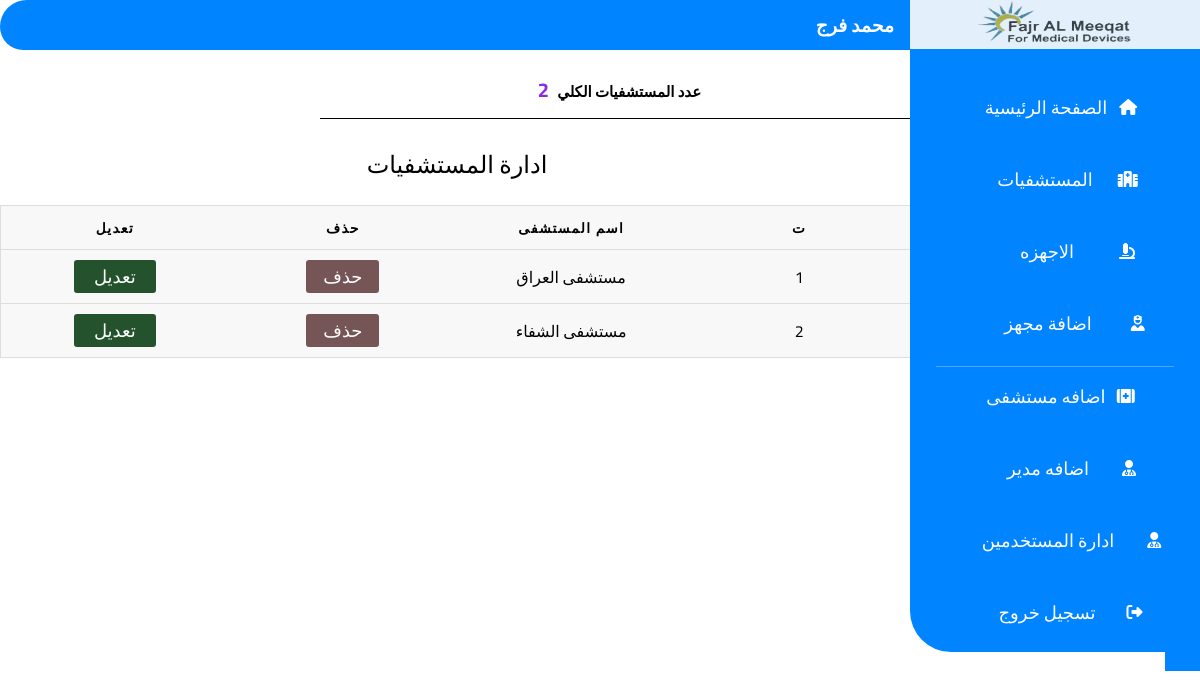
Page /AllHos.php (signed in) on the committed database.
### tables this page shows
CREATE TABLE `uswes` (
  `id` int(255) NOT NULL,
  `token` int(255) NOT NULL,
  `userName` varchar(255) NOT NULL,
  `userMail` varchar(255) NOT NULL,
  `password` varchar(255) NOT NULL,
  `conformPass` varchar(255) NOT NULL,
  `Rank` int(255) NOT NULL
);

### AllHos.php (the view, shortened to what this page needs)
<?php
    global $connect;
    mysqli_set_charset($connect, 'utf8');
    $GetHos = "SELECT * FROM `add-h` ORDER BY `id` DESC";
    $RunGet = mysqli_query($connect, $GetHos);
?>
<!DOCTYPE html>
<html lang="en">
<head>
    <link rel="stylesheet" href="style.css">
</head>
<body>
    <div class="container">
        <div class="LeftLest">
            <div class="logo"><img src="logo.png" alt=""></div>
            <ul>
            <li><div class="li-a1" ><a href ="index.php"  >الصفحة الرئيسية</a></div> <div class="li-i"> <i class="fa-solid fa-house" style="color: #ffffff;"></i></div></li>
                <li><div class="li-a2"><a href="AllHos.php">المستشفيات</a></div> <div class="li-i"><i class="fa-solid fa-hospital" style="color: #ffffff;"></i></div></li>
                <li ><div class="li-a3"><a href="AllDiv.php">الاجهزه</a></div> <div class="li-i"><i class="fa-solid fa-microscope" style="color: #ffffff;"></i></div></li>
                <?php
                      $CookiesUser = $_COOKIE["userToken"];
                      $GetUserInfo = "SELECT * FROM `uswes` WHERE token='$CookiesUser'";
                      $RunUserInfo = mysqli_query($connect, $GetUserInfo);
                      $RowUserInfo = mysqli_fetch_array($RunUserInfo);
                      $UserType = $RowUserInfo["Rank"];
                      if($UserType == "1") {
                      }elseif ($UserType == "2") {
                      } else {
                            echo '<li><div class="li-a4"><a href="Divic.php">اضافة مجهز</a></div> <div class="li-i"><i class="fa-solid fa-user-nurse" style="color: #ffffff;"></i></div></li>';
                            echo '<li class="li-add"><div class="li-a5"><a href="add-h.php">اضافه مستشفى</a></div> <div class="li-i"><i class="fa-sharp fa-solid fa-kit-medical" style="color: #ffffff;"></i></div></li>';
                            echo '<li><div class="li-a6"><a href="log.php">اضافه مدير</a></div> <div class="li-i"><i class="fa-solid fa-user-doctor" style="color: #ffffff;"></i></div></li>';
                            echo '<li><div class="li-a6"><a href="Users.php"> ادارة المستخدمين</a></div> <div class="li-i"><i class="fa-solid fa-user-doctor  style="color: #ffffff;"></i></div></li>';
                      }
                ?>
                <li class="li-log"><div class="li-a7"><a href="logOut.php">تسجيل خروج</a></div> <div class="li-i"><i class="fa-solid fa-right-from-bracket" style="color: #ffffff;"></i></div></li>
            </ul>
        </div>
        <div class="RightPage">
            <div class="topPage">
                <div class="topshert">
                    <div class="account">
                    <div><img class="userimg" src="cc.JPG" alt=""></div>
                    <div><h3 class="username">
                        <?php $UserName = $RowUserInfo["userName"];
                            echo $UserName;
                      ?>
                </h3></div>
                    </div>
                </div>
                <table>
  <caption>ادارة المستشفيات</caption>
  <thead>
    <tr>
      <th scope="col">ت</th>
      <th scope="col">اسم المستشفى</th>
      <th scope="col">حذف</th>
      <th scope="col">تعديل</th>
    </tr>
  </thead>
  <tbody>
  <?php
    $totalDevices =0;
    $Number = 1;
    while($Hos = mysqli_fetch_array($RunGet)){
    echo'
    <tr>
      <td data-label="ت">';echo $Number;echo'</td>
      <td data-label="اسم المستشفى">';echo $Hos['nameHos'];echo' </td>
      ';
      if($UserType == "1" || $UserType == "2" ) {
        echo '      <form action="" method="post" enctype="multipart/form-data">
        <td data-label="حذف"><a class="DeleteR">حذف</a></td>
        </form>
        <td data-label="تعديل"><a class="DeleteR">تعديل</a></td>';
      } else {
           echo '      <form action="" method="post" enctype="multipart/form-data">
           <td class ="tdcenter"><a class="Delete DeleteTable"  href="AllHos.php?D=D&T='; echo $Hos['token']; echo'">حذف</a></td>
           </form>
           <td lass ="tdcenter"><a class="Edit EditTable" href="editHos.php?D=D&T='; echo $Hos['token']; echo'">تعديل</a></td>';
      }
      echo'
    </tr>
    ';
    $Number++;
    $totalDevices ++ ;
}
?>
      <div class="NumberDiv"> <h1 class ="t-th">عدد المستشفيات الكلي  <span><?php echo $totalDevices ; ?></span> </h1></div>
  </tbody>
</table>
            </div>
        </div>
</body>
</html>

### style.css (style rules this page uses)
* { padding: 0; margin: 0; box-sizing: border-box; }
.container { width: 100%; display: flex; flex-direction: row-reverse; }
.LeftLest { width: 290px; background: #0084ff; text-align: -webkit-center; height: 652px; border-radius: 0 0 0 41px; position: fixed; }
.RightPage { width: 79%; margin: 0 286px 0 0; }
.logo { padding: 0; background: #fcfcfce6; text-align: center; }
.logo img { width: 154px; }
ul { padding: 16px 0px; }
li { margin: 13px 0px; padding: 13px 0; display: flex; align-items: center; justify-content: center; }
.li-a1 { margin: 0 12px; }
.li-a2 { margin: 0 25px; }
.li-a3 { margin: 0 45px; }
.li-a4 { margin: 0 39px; }
.li-a5 { margin: 0 11px; }
.li-a6 { margin: 0 33px; }
.li-a7 { margin: 0 31px; }
i.fa-solid.fa-user-doctor.style\= { color: #ffff; }
.li-add { border-top: 1px #ffffff4a solid; margin: 0 26px; }
a { text-decoration: none; font-size: 18px; font-family: 'Cairo', sans-serif; color: #fff; cursor: pointer; }
.account { display: flex; align-items: stretch; flex-direction: row-reverse; }
h3.username { font-family: 'Cairo'; color: #ffff; }
.topshert { background: #0084ff; padding: 7.5px 0; margin: 0 0 0 0; border-radius: 60px 0px 0px 52px; }
a { transition: .6s; }
.Delete { background: rgb(117 85 85); padding: 0 17px; border-radius: 3px; color: #ffff; }
.Edit { background: #24522c; padding: 0 20px; border-radius: 3px; color: #ffff; }
table { border: 1px solid #ccc; border-collapse: collapse; margin: 0; padding: 0; table-layout: fixed; width: 100%; direction: rtl; font-family: 'Cairo'; }
table caption { font-size: 1.5em; margin: .5em 0 .75em; }
table tr { background-color: #f8f8f8; border: 1px solid #ddd; padding: .35em; }
table th, table td { padding: .625em; text-align: center; }
table th { font-size: .85em; letter-spacing: .1em; text-transform: uppercase; }
.t-th { border-bottom: 1px solid; padding: 10px 1px; width: 65%; text-align: center; font-size: 15px; font-family: 'Cairo', sans-serif; }
.NumberDiv { margin: 11px 0px; text-align: -webkit-right; }
span { margin: 0 5px; font-size: 20px; color: blueviolet; }

### rows in the picture
uswes: userName "محمد فرج"
add-h: nameHos "مستشفى العراق"
add-h: nameHos "مستشفى الشفاء"

### other values in the picture
$totalDevices "2"
